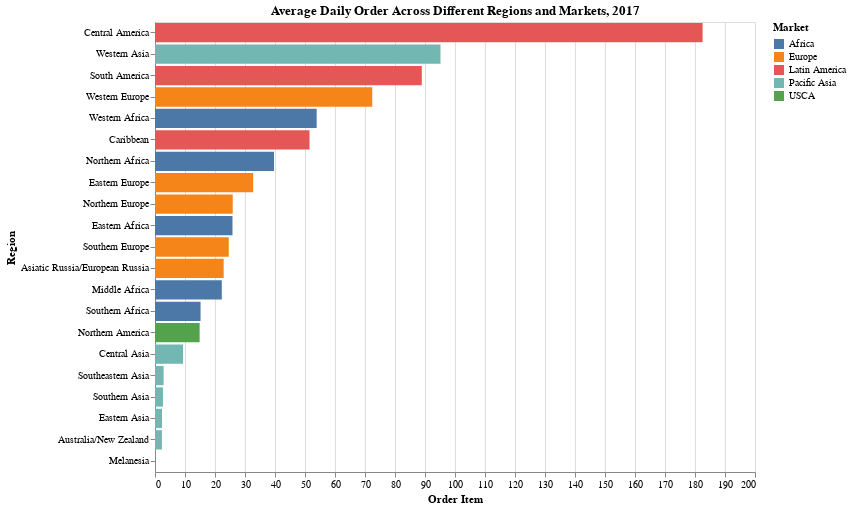

Write notebook code for a chart like this one.
### Code cell
chartAvgOrder = alt.Chart(avg_df_2017_order).mark_bar(orient="horizontal").encode(
    y=alt.Y("order_region:N", sort="-x", title="Region"),
    x=alt.X("order_item_quantity:Q", title="Order Item"),
    color=alt.Color("market", title="Market"),
    tooltip=["order_region", "market", "order_item_quantity"]
).properties(
    title="Average Daily Order Across Different Regions and Markets, 2017",
    width=600,
    height=450
)


chartAvgOrder

### Figure 1 — Vega-Lite specification as saved in the notebook (floating-point values rounded to 4 significant figures)
{"config": {"view": {"continuousWidth": 400, "continuousHeight": 300}}, "data": {"name": "data-460f415ccf1e2c227e269ddb39a21afb"}, "mark": {"type": "bar", "orient": "horizontal"}, "encoding": {"color": {"field": "market", "title": "Market", "type": "nominal"}, "tooltip": [{"field": "order_region", "type": "nominal"}, {"field": "market", "type": "nominal"}, {"field": "order_item_quantity", "type": "quantitative"}], "x": {"field": "order_item_quantity", "title": "Order Item", "type": "quantitative"}, "y": {"field": "order_region", "sort": "-x", "title": "Region", "type": "nominal"}}, "height": 450, "title": "Average Daily Order Across Different Regions and Markets, 2017", "width": 600, "$schema": "https://vega.github.io/schema/vega-lite/v4.17.0.json", "datasets": {"data-460f415ccf1e2c227e269ddb39a21afb": [{"market": "Africa", "order_year": 2017, "order_region": "Eastern Africa", "order_item_quantity": 25.82}, {"market": "Africa", "order_year": 2017, "order_region": "Middle Africa", "order_item_quantity": 22.27}, {"market": "Africa", "order_year": 2017, "order_region": "Northern Africa", "order_item_quantity": 39.67}, {"market": "Africa", "order_year": 2017, "order_region": "Southern Africa", "order_item_quantity": 15.19}, {"market": "Africa", "order_year": 2017, "order_region": "Western Africa", "order_item_quantity": 53.89}, {"market": "Europe", "order_year": 2017, "order_region": "Asiatic Russia/European Russia", "order_item_quantity": 22.89}, {"market": "Europe", "order_year": 2017, "order_region": "Eastern Europe", "order_item_quantity": 32.72}, {"market": "Europe", "order_year": 2017, "order_region": "Northern Europe", "order_item_quantity": 25.91}, {"market": "Europe", "order_year": 2017, "order_region": "Southern Europe", "order_item_quantity": 24.59}, {"market": "Europe", "order_year": 2017, "order_region": "Western Europe", "order_item_quantity": 72.42}, {"market": "Latin America", "order_year": 2017, "order_region": "Caribbean", "order_item_quantity": 51.5}, {"market": "Latin America", "order_year": 2017, "order_region": "Central America", "order_item_quantity": 182.5}, {"market": "Latin America", "order_year": 2017, "order_region": "South America", "order_item_quantity": 88.93}, {"market": "Pacific Asia", "order_year": 2017, "order_region": "Australia/New Zealand", "order_item_quantity": 2.304}, {"market": "Pacific Asia", "order_year": 2017, "order_region": "Central Asia", "order_item_quantity": 9.353}, {"market": "Pacific Asia", "order_year": 2017, "order_region": "Eastern Asia", "order_item_quantity": 2.342}, {"market": "Pacific Asia", "order_year": 2017, "order_region": "Melanesia", "order_item_quantity": 0.005479}, {"market": "Pacific Asia", "order_year": 2017, "order_region": "Southeastern Asia", "order_item_quantity": 2.863}, {"market": "Pacific Asia", "order_year": 2017, "order_region": "Southern Asia", "order_item_quantity": 2.658}, {"market": "Pacific Asia", "order_year": 2017, "order_region": "Western Asia", "order_item_quantity": 95.17}, {"market": "USCA", "order_year": 2017, "order_region": "Northern America", "order_item_quantity": 14.88}]}}
